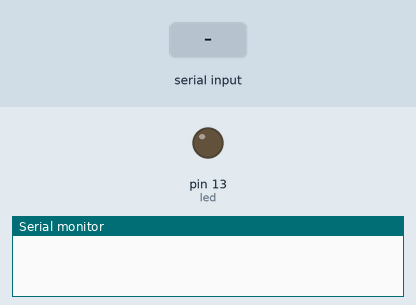
A sketch run on a simulated Arduino Uno, built with avr-gcc and run on an emulated ATmega328P. On the bench: output pins drawn as LEDs (lit = HIGH), the last lines printed to the serial monitor. Inputs (shaded band) come from the test bench.

Above: at 1.2 s.
1.3 s: "1" received over Serial
At 1.7 s:
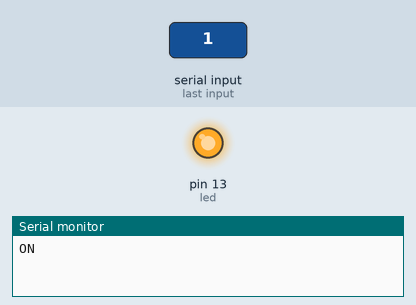
2.8 s: "0" received over Serial
At 4.1 s:
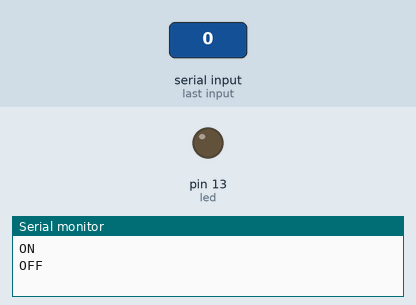
Timing chart, 0 to 5.8 s (numbered marks = the images above; inputs shaded):
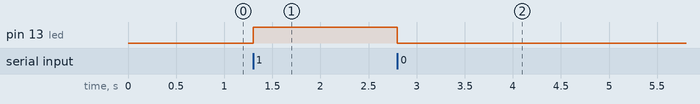

The sketch:

serial-led-control.ino
```cpp
int led = 13;
int inByte = 0;

void setup()
{
	Serial.begin(9600);
	pinMode(led, OUTPUT);
}

void loop()
{
	if (Serial.available() > 0) {
		inByte = Serial.read();

		if(inByte=='1'){
			digitalWrite(led, HIGH);
			Serial.println("ON");
		}
		else if(inByte=='0'){
			digitalWrite(led, LOW);
			Serial.println("OFF");
		}
	}
}
```

Measured:
- after the input at 1.3 s, pin 13 (led): LOW → HIGH at once
- after the input at 2.8 s, pin 13 (led): HIGH → LOW at once
